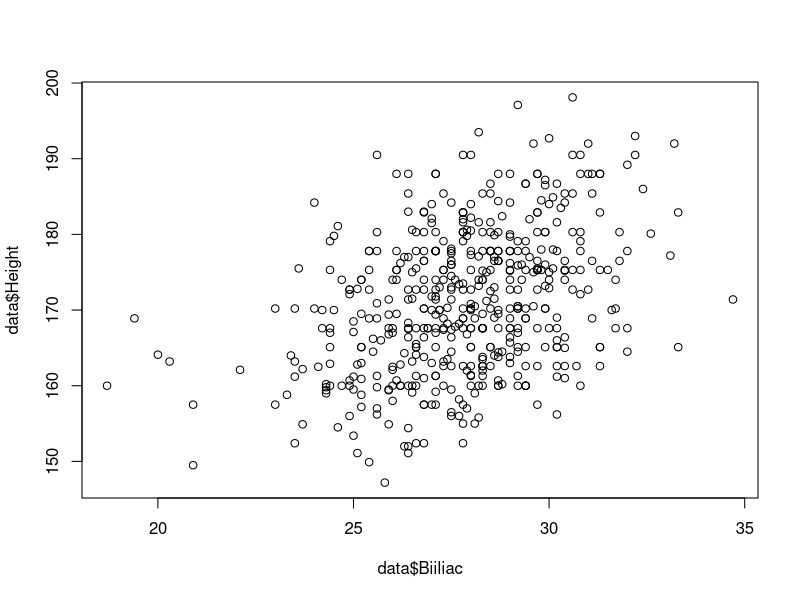
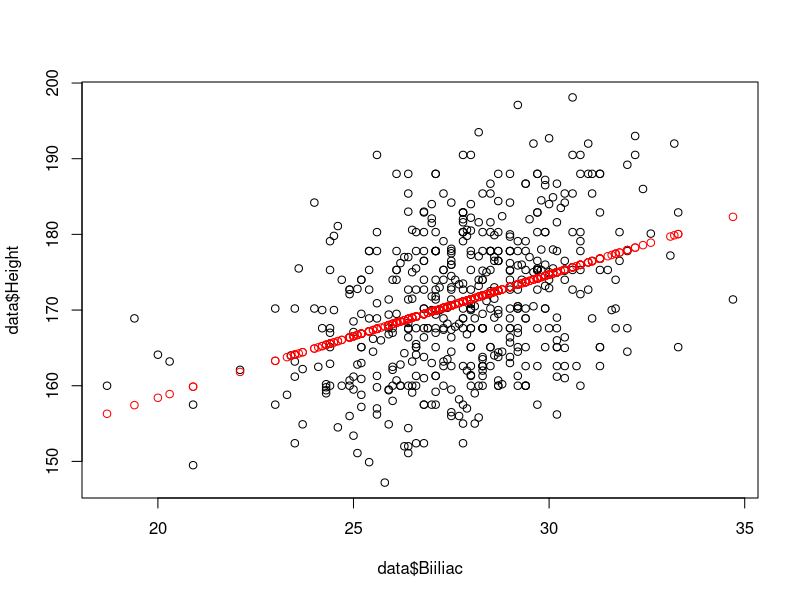
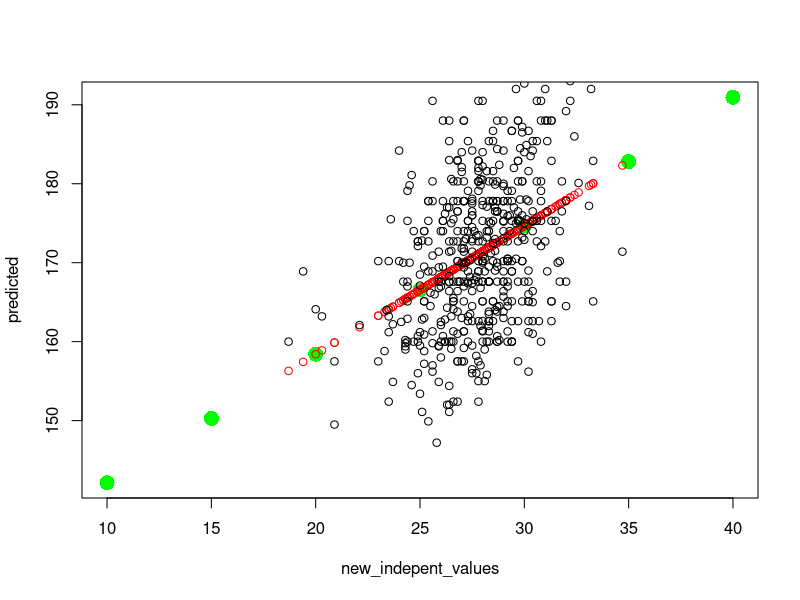
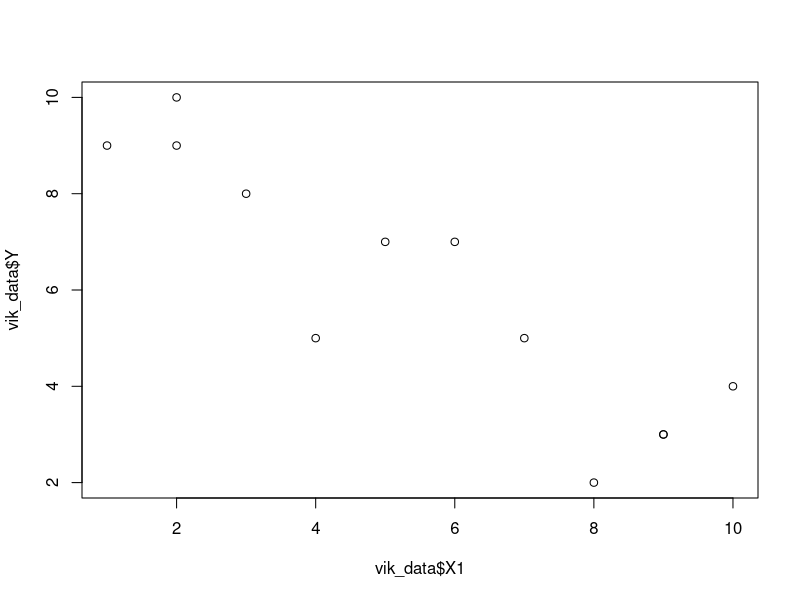
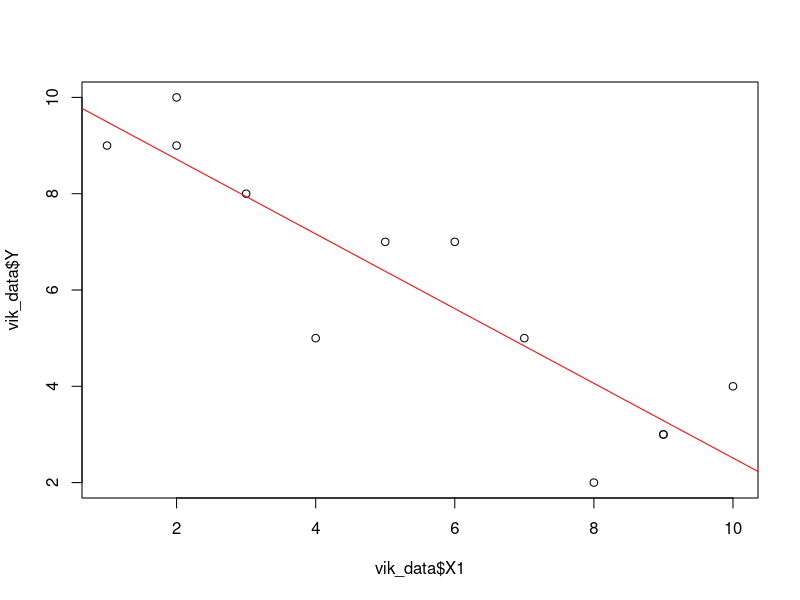

The R script that drew these images, in order:
## ---- chunk 1
knitr::opts_chunk$set(echo = TRUE)
## ---- chunk 2
library(tidyverse)
data <- read_csv('data/body.csv')
## ---- chunk 3
plot(data$Biiliac,data$Height)
## ---- chunk 4
# Note: this syntax makes the predict function work
result <- lm(Height ~ Biiliac, data = data)
# This does not work with the predict function: result <- lm(data$Height ~ data$Biiliac)
summary(result)
## ---- chunk 5
anova(result)
## ---- chunk 6
correlation <- cor.test(data$Height, data$Biiliac)
correlation
correlation$estimate^2
## ---- chunk 7
fitted <- fitted.values(result)
plot(data$Biiliac,data$Height)
points(data$Biiliac, fitted, col='red')
## ---- chunk 8

new_indepent_values <- c(10,15, 20, 25, 30, 35, 40)
new_data <- data.frame(Biiliac = new_indepent_values)

predicted <- predict(result, newdata=new_data)

plot(new_indepent_values,predicted, col='green', cex=2, pch=16)
points(data$Biiliac, fitted, col='red')
points(data$Biiliac, data$Height, col='black')

## ---- chunk 9
vik_data <- read_csv('data/vik_table_9_2.csv')
## ---- chunk 10
plot(vik_data$X1, vik_data$Y)
result <- lm(Y ~ X1, data=vik_data)
summary(result)
## ---- chunk 11
plot(vik_data$X1, vik_data$Y)
abline(result, col='red')
## ---- chunk 12
x <- rnorm(100)
y <- rnorm(100)
result <- lm(y ~ x)
summary(result)
cor.test(x,y)
